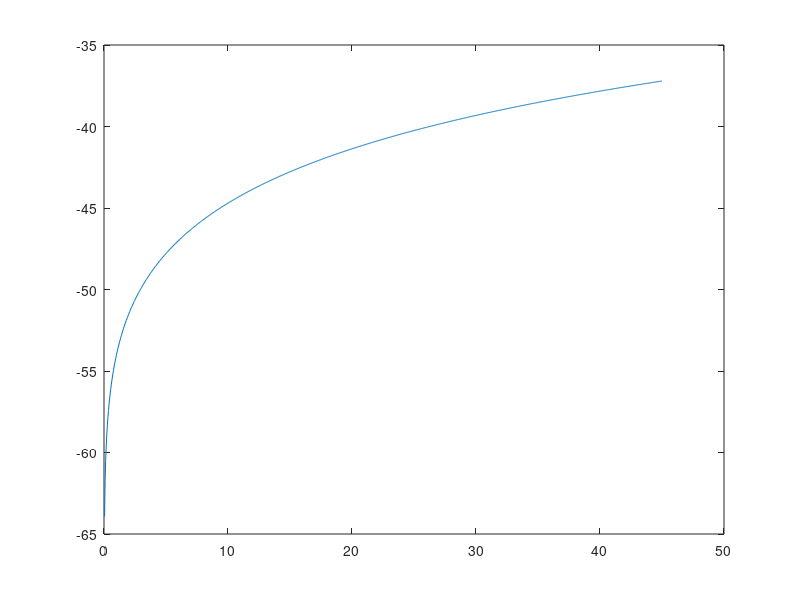
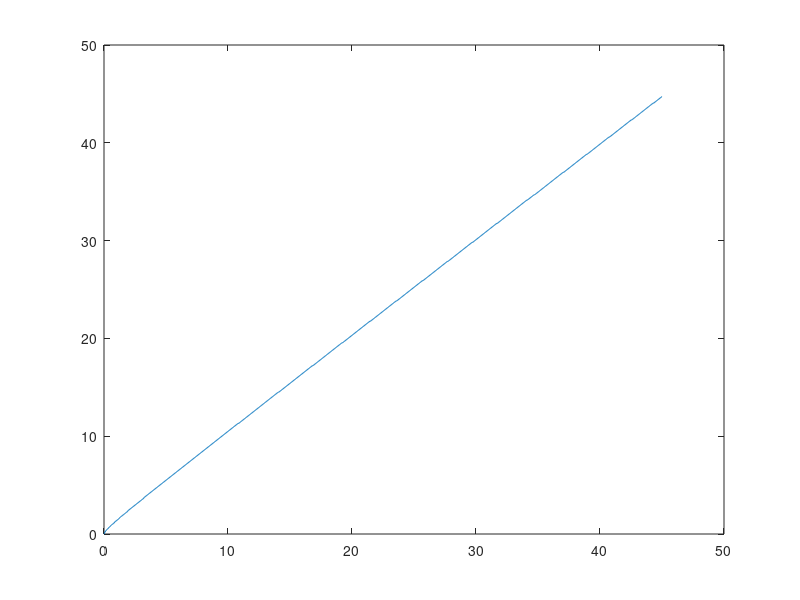

Write MATLAB code to recreate these figures, in order.
clear all
close all
%%%% Set up parameters
alpha = 0.35;
beta = 0.99;
delta = 0.025;
sigma = 2;

%%%% Set up discretized state space
k_min = 0;
k_max = 45;
num_k = 1000; % number of points in the grid for k

k = linspace(k_min, k_max, num_k);

k_mat = repmat(k', [1 num_k]); % this will be useful in a bit

%%%% Set up consumption and return function
% 1st dim(rows): k today, 2nd dim (cols): k' chosen for tomorrow
cons = k_mat .^ alpha + (1 - delta) * k_mat - k_mat'; 

ret = cons .^ (1 - sigma) / (1 - sigma); % return function
% negative consumption is not possible -> make it irrelevant by assigning
% it very large negative utility
ret(cons < 0) = -Inf;

%%%% Iteration
dis = 1; tol = 1e-06; % tolerance for stopping 
v_guess = zeros(1, num_k);
while dis > tol
    % compute the utility value for all possible combinations of k and k':
    value_mat = ret + beta * repmat(v_guess, [num_k 1]);
    
    % find the optimal k' for every k:
    [vfn, pol_indx] = max(value_mat, [], 2);
    vfn = vfn';
    
    % what is the distance between current guess and value function
    dis = max(abs(vfn - v_guess));
    
    % if distance is larger than tolerance, update current guess and
    % continue, otherwise exit the loop
    v_guess = vfn;
end

g = k(pol_indx); % policy function

plot(k,vfn)
figure
plot(k,g)


